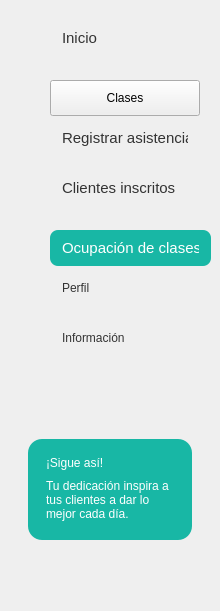
   <widget class="QFrame" name="frameMenu">
    <property name="geometry">
     <rect>
      <x>0</x>
      <y>89</y>
      <width>220</width>
      <height>611</height>
     </rect>
    </property>
    <property name="frameShape">
     <enum>QFrame::NoFrame</enum>
    </property>
    <widget class="QPushButton" name="btnPerfil">
     <property name="geometry">
      <rect>
       <x>50</x>
       <y>270</y>
       <width>150</width>
       <height>36</height>
      </rect>
     </property>
     <property name="styleSheet">
      <string notr="true">QPushButton {
    background-color: transparent;
    border: none;
    border-radius: 8px;
    padding: 8px 12px;
    text-align: left;
    color: #333333;
}

QPushButton:hover {
    background-color: #E8F8F5;
}

QPushButton:checked {
    background-color: #DDF7F3;
    color: #333333;
    font-weight: bold;
}
</string>
     </property>
     <property name="text">
      <string>Perfil</string>
     </property>
    </widget>
    <widget class="QPushButton" name="btnInformacion">
     <property name="geometry">
      <rect>
       <x>50</x>
       <y>320</y>
       <width>150</width>
       <height>36</height>
      </rect>
     </property>
     <property name="styleSheet">
      <string notr="true">QPushButton {
    background-color: transparent;
    border: none;
    border-radius: 8px;
    padding: 8px 12px;
    text-align: left;
    color: #333333;
}

QPushButton:hover {
    background-color: #E8F8F5;
}

QPushButton:checked {
    background-color: #DDF7F3;
    color: #333333;
    font-weight: bold;
}</string>
     </property>
     <property name="text">
      <string>Información</string>
     </property>
    </widget>
    <widget class="QFrame" name="cardSigue">
     <property name="geometry">
      <rect>
       <x>28</x>
       <y>439</y>
       <width>164</width>
       <height>101</height>
      </rect>
     </property>
     <property name="styleSheet">
      <string notr="true">QFrame#cardSigue { background-color: #18B7A5; border-radius: 14px; border: none; }</string>
     </property>
     <widget class="QLabel" name="lblSigue">
      <property name="geometry">
       <rect>
        <x>18</x>
        <y>12</y>
        <width>130</width>
        <height>24</height>
       </rect>
      </property>
      <property name="styleSheet">
       <string notr="true">color:white; font:bold 11pt &quot;Segoe UI&quot;;</string>
      </property>
      <property name="text">
       <string>¡Sigue así!</string>
      </property>
     </widget>
     <widget class="QLabel" name="lblSigueTexto">
      <property name="geometry">
       <rect>
        <x>18</x>
        <y>35</y>
        <width>130</width>
        <height>51</height>
       </rect>
      </property>
      <property name="styleSheet">
       <string notr="true">color:white; font:9pt &quot;Segoe UI&quot;;</string>
      </property>
      <property name="text">
       <string>Tu dedicación inspira a tus clientes a dar lo mejor cada día.</string>
      </property>
      <property name="wordWrap">
       <bool>true</bool>
      </property>
     </widget>
    </widget>
    <widget class="QLabel" name="label">
     <property name="geometry">
      <rect>
       <x>20</x>
       <y>30</y>
       <width>20</width>
       <height>20</height>
      </rect>
     </property>
     <property name="text">
      <string/>
     </property>
     <property name="pixmap">
      <pixmap resource="../imagenes/recursos.qrc">:/newPrefix/casa_inicio.png</pixmap>
     </property>
     <property name="scaledContents">
      <bool>true</bool>
     </property>
    </widget>
    <widget class="QLabel" name="label_10">
     <property name="geometry">
      <rect>
       <x>20</x>
       <y>280</y>
       <width>23</width>
       <height>23</height>
      </rect>
     </property>
     <property name="text">
      <string/>
     </property>
     <property name="pixmap">
      <pixmap resource="../imagenes/recursos.qrc">:/newPrefix/usuario.png</pixmap>
     </property>
     <property name="scaledContents">
      <bool>true</bool>
     </property>
    </widget>
    <widget class="QLabel" name="label_11">
     <property name="geometry">
      <rect>
       <x>20</x>
       <y>330</y>
       <width>23</width>
       <height>23</height>
      </rect>
     </property>
     <property name="text">
      <string/>
     </property>
     <property name="pixmap">
      <pixmap resource="../imagenes/recursos.qrc">:/newPrefix/informacion.png</pixmap>
     </property>
     <property name="scaledContents">
      <bool>true</bool>
     </property>
    </widget>
    <widget class="QLabel" name="label_12">
     <property name="geometry">
      <rect>
       <x>20</x>
       <y>90</y>
       <width>20</width>
       <height>20</height>
      </rect>
     </property>
     <property name="text">
      <string/>
     </property>
     <property name="pixmap">
      <pixmap resource="../imagenes/recursos.qrc">:/newPrefix/calendario.png</pixmap>
     </property>
     <property name="scaledContents">
      <bool>true</bool>
     </property>
    </widget>
    <widget class="QLabel" name="label_3">
     <property name="geometry">
      <rect>
       <x>20</x>
       <y>130</y>
       <width>20</width>
       <height>20</height>
      </rect>
     </property>
     <property name="styleSheet">
      <string notr="true">image: url(:/newPrefix/lista-de-verificacion.png)</string>
     </property>
     <property name="text">
      <string/>
     </property>
    </widget>
    <widget class="QLabel" name="label_4">
     <property name="geometry">
      <rect>
       <x>20</x>
       <y>180</y>
       <width>20</width>
       <height>20</height>
      </rect>
     </property>
     <property name="styleSheet">
      <string notr="true">image:url(:/newPrefix/anadir-grupo.png)</string>
     </property>
     <property name="text">
      <string/>
     </property>
    </widget>
    <widget class="QLabel" name="label_8">
     <property name="geometry">
      <rect>
       <x>20</x>
       <y>230</y>
       <width>23</width>
       <height>23</height>
      </rect>
     </property>
     <property name="styleSheet">
      <string notr="true">image: url(:/newPrefix/grafico-circular.png)</string>
     </property>
     <property name="text">
      <string/>
     </property>
    </widget>
    <widget class="QPushButton" name="btnInicio_2">
     <property name="geometry">
      <rect>
       <x>50</x>
       <y>20</y>
       <width>150</width>
       <height>36</height>
      </rect>
     </property>
     <property name="font">
      <font>
       <family>Segoe UI</family>
       <pointsize>11</pointsize>
      </font>
     </property>
     <property name="mouseTracking">
      <bool>false</bool>
     </property>
     <property name="tabletTracking">
      <bool>false</bool>
     </property>
     <property name="styleSheet">
      <string notr="true">QPushButton {
    background-color: transparent;
    border: none;
    border-radius: 8px;
    padding: 8px 12px;
    text-align: left;
    color: #333333;
}

QPushButton:hover {
    background-color: #E8F8F5;
}

QPushButton:checked {
    background-color: #DDF7F3;
    color: #333333;
    font-weight: bold;
}</string>
     </property>
     <property name="text">
      <string>Inicio</string>
     </property>
     <property name="checkable">
      <bool>true</bool>
     </property>
     <property name="checked">
      <bool>false</bool>
     </property>
     <property name="flat">
      <bool>false</bool>
     </property>
    </widget>
    <widget class="QPushButton" name="btnClases">
     <property name="geometry">
      <rect>
       <x>50</x>
       <y>80</y>
       <width>150</width>
       <height>36</height>
      </rect>
     </property>
     <property name="text">
      <string>Clases</string>
     </property>
    </widget>
    <widget class="QPushButton" name="btnRegistroAsistencia">
     <property name="geometry">
      <rect>
       <x>50</x>
       <y>120</y>
       <width>150</width>
       <height>36</height>
      </rect>
     </property>
     <property name="font">
      <font>
       <family>Segoe UI</family>
       <pointsize>11</pointsize>
      </font>
     </property>
     <property name="styleSheet">
      <string notr="true">QPushButton {
    background-color: transparent;
    border: none;
    border-radius: 8px;
    padding: 8px 12px;
    text-align: left;
    color: #333333;
}

QPushButton:hover {
    background-color: #E8F8F5;
}

QPushButton:checked {
    background-color: #DDF7F3;
    color: #333333;
    font-weight: bold;
}</string>
     </property>
     <property name="text">
      <string>Registrar asistencia</string>
     </property>
     <property name="flat">
      <bool>true</bool>
     </property>
    </widget>
    <widget class="QPushButton" name="btnOcupacion">
     <property name="geometry">
      <rect>
       <x>50</x>
       <y>230</y>
       <width>161</width>
       <height>36</height>
      </rect>
     </property>
     <property name="font">
      <font>
       <family>Segoe UI</family>
       <pointsize>11</pointsize>
      </font>
     </property>
     <property name="styleSheet">
      <string notr="true">QPushButton {
    background-color: #18B7A5;
    border: none;
    border-radius: 8px;
    padding: 8px 12px;
    text-align: left;
    color: #FFFFFF;
}

QPushButton:hover {
    background-color: #E8F8F5;
}

QPushButton:checked {
    background-color: #DDF7F3;
    color: #333333;
    font-weight: bold;
}

 

</string>
     </property>
     <property name="text">
      <string>Ocupación de clases</string>
     </property>
     <property name="flat">
      <bool>true</bool>
     </property>
    </widget>
    <widget class="QPushButton" name="btnInscritos">
     <property name="geometry">
      <rect>
       <x>50</x>
       <y>170</y>
       <width>161</width>
       <height>36</height>
      </rect>
     </property>
     <property name="font">
      <font>
       <family>Segoe UI</family>
       <pointsize>11</pointsize>
      </font>
     </property>
     <property name="styleSheet">
      <string notr="true">QPushButton {
    background-color: transparent;
    border: none;
    border-radius: 8px;
    padding: 8px 12px;
    text-align: left;
    color: #333333;
}

QPushButton:hover {
    background-color: #E8F8F5;
}

QPushButton:checked {
    background-color: #DDF7F3;
    color: #333333;
    font-weight: bold;
}</string>
     </property>
     <property name="text">
      <string>Clientes inscritos</string>
     </property>
     <property name="flat">
      <bool>true</bool>
     </property>
    </widget>
   </widget>
